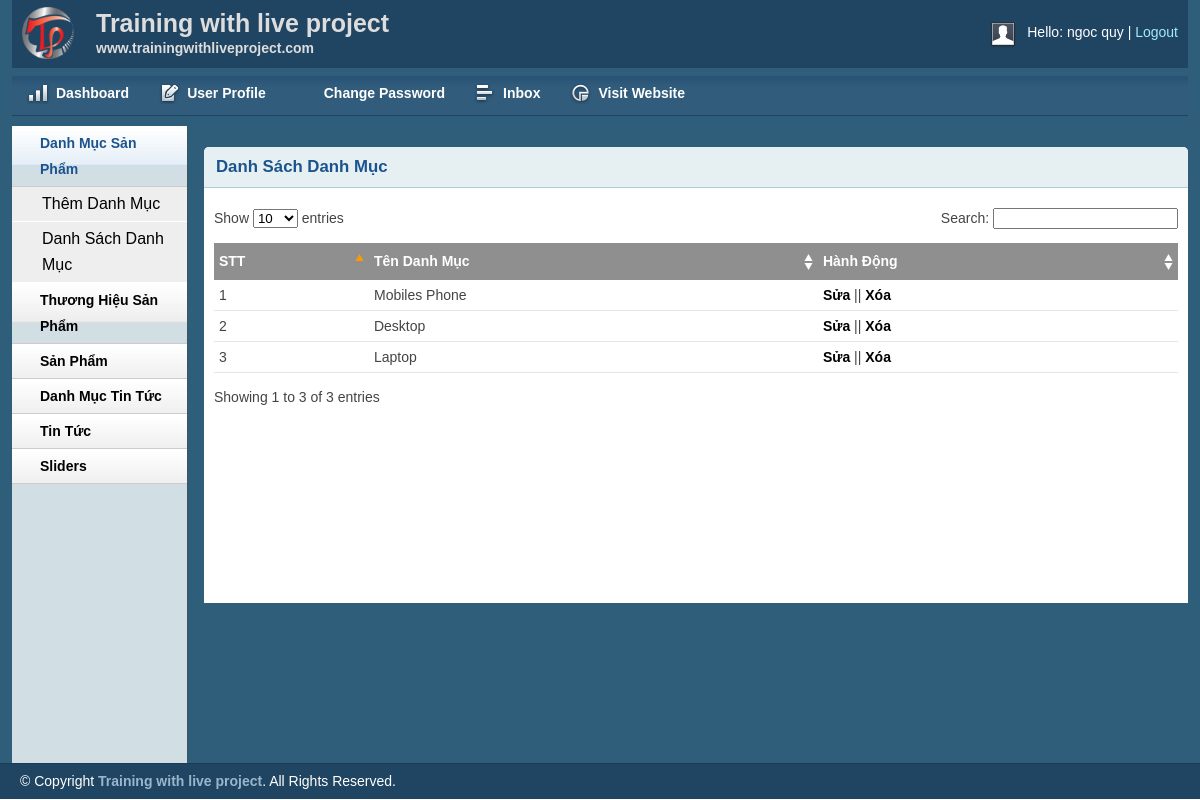
The app's page /admin/catlist.php (signed in) with its own data.
### tables this page shows
CREATE TABLE `tbl_category` (
  `catId` int(11) UNSIGNED NOT NULL,
  `catName` varchar(30) NOT NULL
);

### lib/database.php (called while the page is built, shortened)
<?php
Class Database{
   public $host   = DB_HOST;
   public $user   = DB_USER;
   public $pass   = DB_PASS;
   public $dbname = DB_NAME;
   public $link;
private function connectDB(){
   $this->link = new mysqli($this->host, $this->user, $this->pass,
    $this->dbname);
    mysqli_set_charset($this->link,"utf8");
 }
public function select($query){
  $result = $this->link->query($query) or
   die($this->link->error.__LINE__);
  if($result->num_rows > 0){
    return $result;
  } else {
    return false;
  }
 }
}

### classes/category.php (called while the page is built, shortened)
<?php
    $filepath = realpath(dirname(__FILE__));
    include_once($filepath.'/../lib/database.php');
?>
<?php
    class category{
        private $db;
        public function __construct()
        {
                $this->db = new Database();
        }
        public function show_category(){
            $query = "select * from tbl_category order by catId desc";
            $result = $this->db->select($query);
            return $result;
        }
    }
?>

### admin/catlist.php (the view, shortened to what this page needs)
<?php include 'inc/header.php';?>
<?php include 'inc/sidebar.php';?>
<?php include '../classes/category.php'; ?>
<?php
	$cat = new category();
?>
        <div class="grid_10">
            <div class="box round first grid">
                <h2>Danh Sách Danh Mục</h2>
                <div class="block">
                    <table class="data display datatable" id="example">
					<thead>
						<tr>
							<th>STT</th>
							<th>Tên Danh Mục</th>
							<th>Hành Động</th>
						</tr>
					</thead>
					<tbody>
						<?php
							$show_cate = $cat->show_category();
							if($show_cate){
								$i=0;
								while($result = $show_cate->fetch_assoc()){
									$i++;
								?>
							<tr class="odd gradeX">
								<td><?= $i; ?></td>
								<td><?= $result['catName'] ?></td>
								<td><a href="catedit.php?catid=<?= $result['catId']?>">Sửa</a> || <a href="?delid=<?= $result['catId']?>" onclick="return confirm('Bạn có muốn xóa danh mục !')">Xóa</a></td>
							</tr>
						<?php	}
							}
						?>
					</tbody>
				</table>
               </div>
            </div>
        </div>
<?php include 'inc/footer.php';?>

### admin/css/text.css (style rules this page uses)
body { font: 13px/1.5 Tahoma, Helvetica, Arial, 'Liberation Sans', FreeSans, sans-serif; }
h2 { font-size: 23px; }
p, dl, hr, h1, h2, h3, h4, h5, h6, ol, ul, pre, table, address, fieldset { margin-bottom: 20px; }

### admin/css/grid.css (style rules this page uses)
.grid_1, .grid_2, .grid_3, .grid_4, .grid_5, .grid_6, .grid_7, .grid_8, .grid_9, .grid_10, .grid_11, .grid_12, .grid_13, .grid_14, .grid_15, .grid_16 { display: inline; float: left; margin-left: 1%; margin-right: 1%; }
.container_12 .grid_10 { width: 81.333%; }

### admin/css/layout.css (style rules this page uses)
body { background: #fff none repeat scroll 0 0; color: #444; font-size: 14px; padding: 0; }
a { color: #000; font-weight:bold; text-decoration: none; }
h1, h2, h3, h4, h5, h6 { line-height:1.2em; margin-bottom:.3em; }
h2 { margin-top:1em; }
.box { background:#fff; margin-bottom:20px; padding:10px 10px 10px 10px; margin-left:-8px; }
.box.grid { padding-bottom:40px; }
.box.round { -moz-border-radius: 5px 5px 0px 0px; -webkit-border-radius: 5px 5px 0px 0px; border-radius: 5px 5px 0px 0px; }
.box h2 { font-size:1.2em; font-weight:bold; color:#1B548D; background:#E6F0F3; margin:-10px -10px 0 -10px; padding:10px 12px; border-bottom:1px solid #B3CBD6; -moz-border-radius: 5px 5px 0px 0px; -webkit-border-radius: 5px 5px 0px 0px; border-radius: 5px 5px 0px 0px; }
.box.first { min-height: 406px; }
.block { padding-top:20px; }
.block { padding-bottom:1px; }
table.display { margin: 0 auto; clear: both; width: 100%; }
.sorting_asc { background: #8f8f8f url(../img/table/sort_asc.png) no-repeat center right; padding:8px 5px; text-align:left; color:#fff; }
.sorting { background:#8f8f8f url(../img/table/sort_both.png) no-repeat center right; padding:8px 5px; text-align:left; color:#fff; }
tr.odd { height: 30px; line-height: 30px; border-bottom:1px solid #e6e6e6; }
tr.even { height: 30px; line-height: 30px; border-bottom:1px solid #e6e6e6; }
tr.odd td, tr.even td { padding-left:5px; }

### records on screen
tbl_category: catName "Mobiles Phone"
tbl_category: catName "Desktop"
tbl_category: catName "Laptop"

### other values on screen
Session::get('adminName') "ngoc quy"
